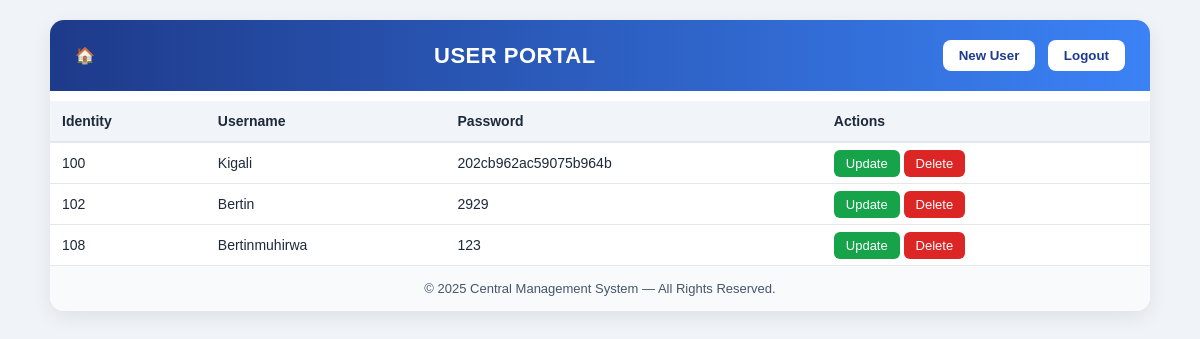
Page /selectuser.php (signed in) on the committed database.
### tables this page shows
CREATE TABLE `users` (
  `Identity` int(10) NOT NULL,
  `Username` varchar(20) NOT NULL,
  `Password` varchar(20) NOT NULL
);

### selectuser.php (the view, shortened to what this page needs)
<?php
include('connection.php');
$sql = "SELECT * FROM users";
$result = $conn->query($sql);
?>
<!DOCTYPE html>
<html lang="en">
<head>
</head>
<body>
<div class="sidebar">
<div class="container">
  <header>
    <nav>
        <a href="select.php">🏠</a>
      </nav>
    <h1>USER PORTAL</h1>
    <form method="POST">
      <div class="action-buttons">
        <button type="submit" name="new">New User</button>
        <button id="logoutBtn"><a href="logout.php">Logout</a></button>
      </div>
    </form>
  </header>
  <table>
    <tr>
      <th>Identity</th>
      <th>Username</th>
      <th>Password</th>
      <th>Actions</th>
    </tr>
    <?php
    if ($result->num_rows > 0) {
      while($row = $result->fetch_assoc()) {
        $id = $row['Identity'];
        $uname = $row['Username'];
        $pass = $row['Password'];
        echo "<tr>
                <td>$id</td>
                <td>$uname</td>
                <td>$pass</td>
                <td>
                  <a class='btn-update' href='updateuser.php?updatenbr=$id'>Update</a>
                  <a class='btn-delete' href='deleteuser.php?deletenbr=$id'>Delete</a>
                </td>
              </tr>";
      }
    } else {
      echo "<tr><td colspan='5' style='text-align:center;color:#64748b;'>No records found</td></tr>";
    }
    ?>
  </table>
  <footer>
    &copy; <?php echo date('Y'); ?> Central Management System — All Rights Reserved.
  </footer>
</div>
</body>
</html>

### selectuser.php (style rules this page uses)
* { box-sizing: border-box; }
body { margin:0; font-family: "Poppins", Arial, sans-serif; background: #f0f4f8; color: #1e293b; padding: 20px; }
.container { max-width: 1100px; margin: 0 auto; background: #ffffff; border-radius: 14px; box-shadow: 0 6px 20px rgba(0,0,0,0.08); overflow: hidden; }
header { display:flex; justify-content:space-between; align-items:center; padding: 20px 25px; background: linear-gradient(90deg, #1e3a8a, #3b82f6); color:white; }
header a { text-decoration: none; color: #1e3a8a; }
h1 { margin:0; font-size: 22px; letter-spacing: .5px; }
.action-buttons button { background: white; border: none; color: #1e3a8a; padding: 8px 16px; margin-left: 8px; border-radius: 8px; font-weight: 600; cursor: pointer; transition: all .3s ease; }
table { width: 100%; border-collapse: collapse; margin-top: 10px; }
th { background: #f1f5f9; color: #1e293b; text-align: left; padding: 12px; font-size: 14px; border-bottom: 2px solid #e2e8f0; }
td { padding: 12px; border-bottom: 1px solid #e5e7eb; font-size: 14px; }
.btn-update, .btn-delete { border: none; padding: 6px 12px; border-radius: 6px; cursor: pointer; color: white; text-decoration: none; font-size: 13px; transition: background .3s; }
.btn-update { background: #16a34a; }
.btn-delete { background: #dc2626; }
footer { text-align:center; padding:15px; font-size:13px; color:#475569; background:#f8fafc; }

### rows in the picture
users: Identity "100", Username "Kigali", Password "202cb962ac59075b964b"
users: Identity "102", Username "Bertin", Password "2929"
users: Identity "108", Username "Bertinmuhirwa", Password "123"
